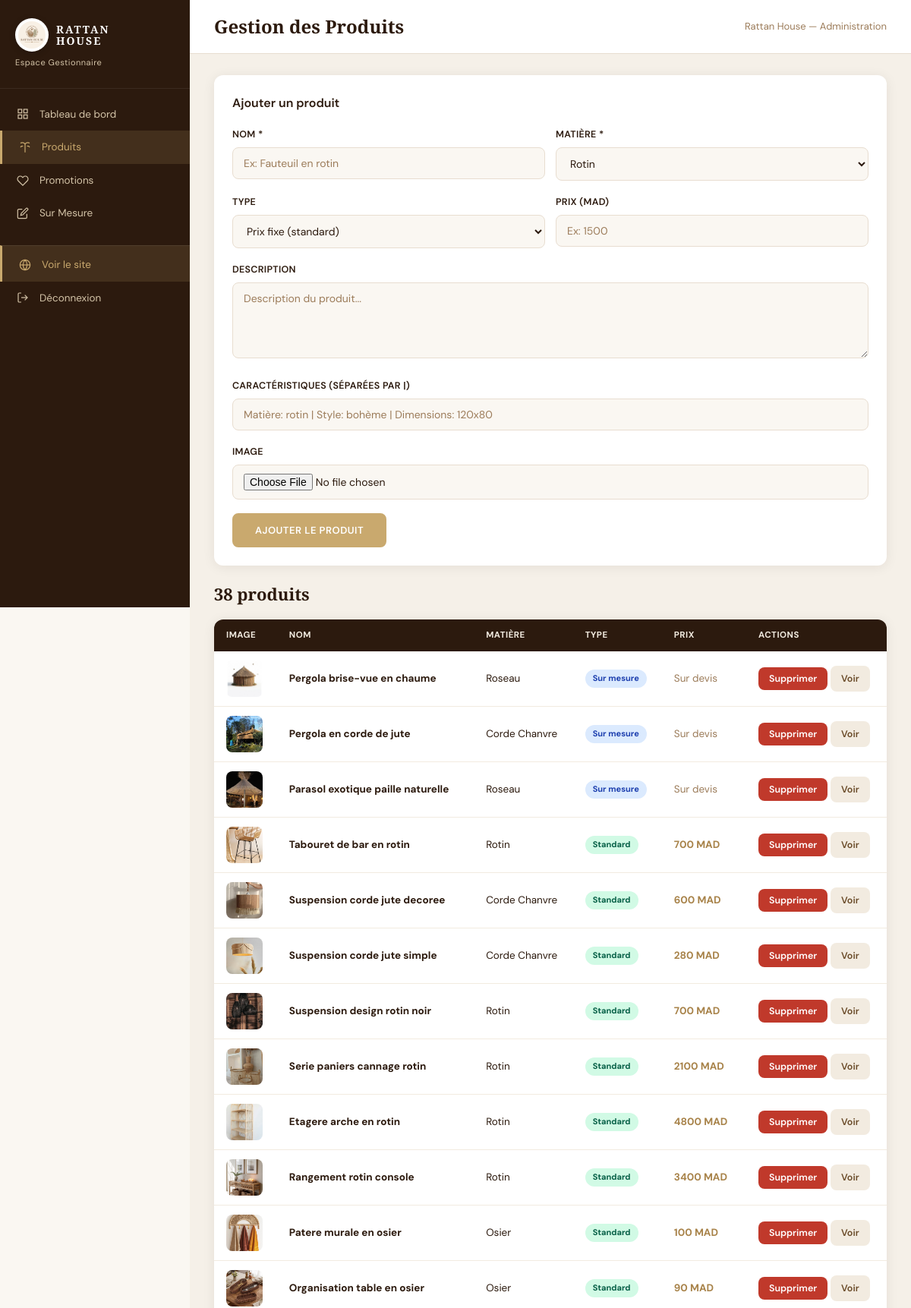
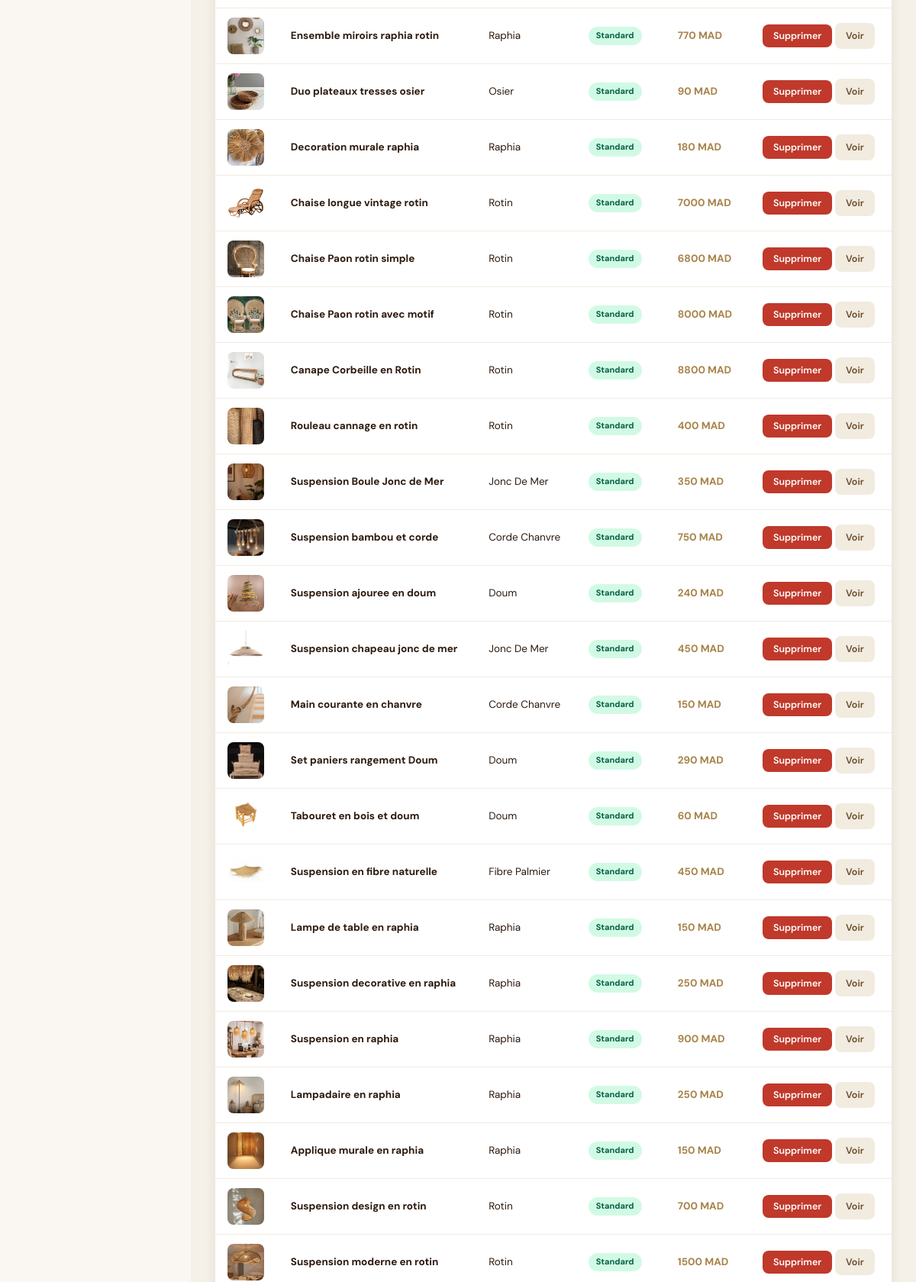
Page /admin/produits (signed in, upper part) on the committed database (2 pictures, top to bottom).
### app.py (models this page shows, shortened)
class Produit(db.Model):
    __tablename__ = 'produit'
    id               = db.Column(db.Integer, primary_key=True)
    nom              = db.Column(db.String(200), nullable=False)
    matiere          = db.Column(db.String(50))
    description      = db.Column(db.Text)
    caracteristiques = db.Column(db.Text)
    image            = db.Column(db.String(300))
    estActif         = db.Column(db.Boolean, default=True)
    type_produit     = db.Column(db.String(20), default='standard')
    date_ajout       = db.Column(db.DateTime, default=datetime.utcnow)
    prixAffiche        = db.Column(db.Float, nullable=True)
    promotionAppliquee = db.Column(db.Float, nullable=True, default=0)
    nouveauPrix        = db.Column(db.Float, nullable=True)
    necessiteDevis = db.Column(db.Boolean, default=False)
    __mapper_args__ = {'polymorphic_on': type_produit, 'polymorphic_identity': 'produit'}

class ProduitStandard(Produit):
    __mapper_args__ = {'polymorphic_identity': 'standard'}

### app.py (the view)
@app.route('/admin/produits')
@admin_required
def admin_produits():
    produits = Produit.query.filter_by(estActif=True).order_by(Produit.date_ajout.desc()).all()
    return render_template('admin/produits.html', produits=produits, unread=0)

### app.py (called while the page is built)
def admin_required(f):
    @wraps(f)
    def dec(*a, **kw):
        if session.get('user_role') != 'admin':
            return redirect(url_for('connexion'))
        return f(*a, **kw)
    return dec

### templates/admin/produits.html (shortened to what this page needs)
{% extends "admin/base_admin.html" %}
{% block page_title %}Gestion des Produits{% endblock %}
{% block admin_content %}
<div class="admin-card">
  <h3>Ajouter un produit</h3>
  <form id="newProdForm" enctype="multipart/form-data">
    <div class="form-row">
      <div class="form-group"><label>Nom *</label><input type="text" name="nom" class="form-control" required placeholder="Ex: Fauteuil en rotin"></div>
      <div class="form-group"><label>Matière *</label><select name="matiere" class="form-control" required><option value="rotin">Rotin</option></select></div>
    </div>
    <div class="form-row">
      <div class="form-group"><label>Type</label><select name="type_produit" id="typeProduit" class="form-control" onchange="togglePrixField()"><option value="standard">Prix fixe (standard)</option><option value="mesure">Sur mesure (devis)</option></select></div>
      <div class="form-group" id="prixField"><label>Prix (MAD)</label><input type="number" name="prix" class="form-control" placeholder="Ex: 1500" min="0"></div>
    </div>
    <div class="form-group"><label>Description</label><textarea name="description" class="form-control" rows="3" placeholder="Description du produit..."></textarea></div>
    <div class="form-group"><label>Caractéristiques (séparées par |)</label><input type="text" name="caracteristiques" class="form-control" placeholder="Matière: rotin | Style: bohème | Dimensions: 120x80"></div>
    <div class="form-group"><label>Image</label><input type="file" name="image" accept="image/*" class="form-control"></div>
    <button type="button" onclick="soumettreNouveauProduit()" class="btn-primary">Ajouter le produit</button>
  </form>
</div>
<h2 style="font-family:var(--font-display);font-size:22px;color:var(--espresso);margin-bottom:16px">{{ produits|length }} produits</h2>
<table class="admin-table">
  <thead><tr><th>Image</th><th>Nom</th><th>Matière</th><th>Type</th><th>Prix</th><th>Actions</th></tr></thead>
  <tbody>
    {% for p in produits %}
    <tr>
      <td>{% if p.image %}<img src="{{ url_for('static', filename='uploads/'+p.image) }}" style="width:48px;height:48px;object-fit:cover;border-radius:8px">{% else %}<div style="width:48px;height:48px;background:var(--beige);border-radius:8px;display:flex;align-items:center;justify-content:center;font-size:20px">🌿</div>{% endif %}</td>
      <td><strong>{{ p.nom[:35] }}</strong></td>
      <td>{{ p.matiere|replace('_',' ')|title if p.matiere else '—' }}</td>
      <td><span class="badge {% if p.type_produit=='mesure' %}badge-blue{% else %}badge-ok{% endif %}">{{ 'Sur mesure' if p.type_produit=='mesure' else 'Standard' }}</span></td>
      <td>{% if p.prixAffiche %}<strong style="color:var(--gold-dark)">{{ "%.0f"|format(p.prixAffiche) }} MAD</strong>{% else %}<span style="color:var(--text-light)">Sur devis</span>{% endif %}</td>
      <td><button onclick="supprimerProduit({{ p.id }})" class="btn-sm btn-sm-red">Supprimer</button> <a href="/produit/{{ p.id }}" target="_blank" class="btn-sm" style="background:var(--beige);color:var(--brown);border-radius:var(--radius-sm);display:inline-block;padding:7px 14px;font-size:12.5px;font-weight:600">Voir</a></td>
    </tr>
    {% endfor %}
  </tbody>
</table>
{% endblock %}

### static/css/style.css (style rules this page uses)
:root { --cream: #FAF7F2; --beige: #F2EBE0; --beige2: #E8DDD0; --sand: #D4C4A8; --gold: #C9A96E; --gold-dark: #A8834A; --brown: #6B4C2A; --espresso: #2C1A0E; --white: #FFFFFF; --text: #2C1A0E; --text-mid: #6B4C2A; --text-light: #9C7C5A; --green: #5A6B4A; --red: #C0392B; --font-display: 'Cormorant Garamond', Georgia, serif; --font-body: 'DM Sans', sans-serif; --radius-sm: 8px; --radius: 12px; --radius-lg: 20px; --shadow: 0 2px 16px rgba(44,26,14,0.08); --shadow-lg: 0 8px 40px rgba(44,26,14,0.14); --transition: 0.28s cubic-bezier(0.4,0,0.2,1); --navbar-h: 72px; }
*, *::before, *::after { box-sizing: border-box; margin: 0; padding: 0; }
html { scroll-behavior: smooth; }
body { font-family: var(--font-body); background: var(--cream); color: var(--text); line-height: 1.6; overflow-x: hidden; }
a { text-decoration: none; color: inherit; }
img { max-width: 100%; display: block; }
button { cursor: pointer; border: none; background: none; font-family: inherit; }
input, textarea, select { font-family: inherit; }
.btn-primary { display: inline-flex; align-items: center; justify-content: center; gap: 8px; background: var(--gold); color: var(--white); padding: 12px 28px; border-radius: var(--radius-sm); font-size: 13px; font-weight: 600; letter-spacing: 0.5px; text-transform: uppercase; transition: var(--transition); border: 2px solid var(--gold); }
.form-group { margin-bottom: 18px; }
.form-group label { display: block; font-size: 12.5px; font-weight: 600; color: var(--text); margin-bottom: 7px; letter-spacing: 0.3px; text-transform: uppercase; }
.form-control { width: 100%; padding: 11px 14px; border: 1.5px solid var(--beige2); border-radius: var(--radius-sm); background: var(--cream); color: var(--text); font-size: 14px; outline: none; transition: var(--transition); }
.form-control::placeholder { color: var(--text-light); }
textarea.form-control { resize: vertical; min-height: 100px; }
.form-row { display: grid; grid-template-columns: 1fr 1fr; gap: 14px; }
.admin-table { width: 100%; border-collapse: collapse; background: white; border-radius: var(--radius); overflow: hidden; box-shadow: var(--shadow); }
.admin-table th { background: var(--espresso); color: var(--beige); padding: 12px 16px; font-size: 11.5px; font-weight: 700; text-align: left; letter-spacing: 0.5px; text-transform: uppercase; }
.admin-table td { padding: 12px 16px; border-bottom: 1px solid var(--beige); font-size: 13.5px; vertical-align: middle; }
.admin-card { background: white; border-radius: var(--radius); padding: 24px; box-shadow: var(--shadow); margin-bottom: 20px; }
.admin-card h3 { font-size: 16px; font-weight: 600; color: var(--espresso); margin-bottom: 18px; }
.badge { display: inline-block; padding: 3px 10px; border-radius: 50px; font-size: 11px; font-weight: 700; }
.badge-ok { background: #d1fae5; color: #065f46; }
.badge-blue { background: #dbeafe; color: #1e40af; }
.btn-sm { padding: 7px 14px; border-radius: var(--radius-sm); font-size: 12.5px; font-weight: 600; cursor: pointer; border: none; transition: var(--transition); }
.btn-sm-red { background: var(--red); color: white; }

### rows in the picture
ProduitStandard: image (picture), nom "Pergola brise-vue en chaume", matiere "Roseau", type_produit "Sur mesure", shows "Sur devis"
ProduitStandard: image (picture), nom "Pergola en corde de jute", matiere "Corde Chanvre", type_produit "Sur mesure", shows "Sur devis"
ProduitStandard: image (picture), nom "Parasol exotique paille naturelle", matiere "Roseau", type_produit "Sur mesure", shows "Sur devis"
ProduitStandard: image (picture), nom "Tabouret de bar en rotin", matiere "Rotin", type_produit "Standard", prixAffiche "700"
ProduitStandard: image (picture), nom "Suspension corde jute decoree", matiere "Corde Chanvre", type_produit "Standard", prixAffiche "600"
ProduitStandard: image (picture), nom "Suspension corde jute simple", matiere "Corde Chanvre", type_produit "Standard", prixAffiche "280"
ProduitStandard: image (picture), nom "Suspension design rotin noir", matiere "Rotin", type_produit "Standard", prixAffiche "700"
ProduitStandard: image (picture), nom "Serie paniers cannage rotin", matiere "Rotin", type_produit "Standard", prixAffiche "2100"
ProduitStandard: image (picture), nom "Etagere arche en rotin", matiere "Rotin", type_produit "Standard", prixAffiche "4800"
ProduitStandard: image (picture), nom "Rangement rotin console", matiere "Rotin", type_produit "Standard", prixAffiche "3400"
ProduitStandard: image (picture), nom "Patere murale en osier", matiere "Osier", type_produit "Standard", prixAffiche "100"
ProduitStandard: image (picture), nom "Organisation table en osier", matiere "Osier", type_produit "Standard", prixAffiche "90"
ProduitStandard: image (picture), nom "Ensemble miroirs raphia rotin", matiere "Raphia", type_produit "Standard", prixAffiche "770"
ProduitStandard: image (picture), nom "Duo plateaux tresses osier", matiere "Osier", type_produit "Standard", prixAffiche "90"
ProduitStandard: image (picture), nom "Decoration murale raphia", matiere "Raphia", type_produit "Standard", prixAffiche "180"
ProduitStandard: image (picture), nom "Chaise longue vintage rotin", matiere "Rotin", type_produit "Standard", prixAffiche "7000"
ProduitStandard: image (picture), nom "Chaise Paon rotin simple", matiere "Rotin", type_produit "Standard", prixAffiche "6800"
ProduitStandard: image (picture), nom "Chaise Paon rotin avec motif", matiere "Rotin", type_produit "Standard", prixAffiche "8000"
ProduitStandard: image (picture), nom "Canape Corbeille en Rotin", matiere "Rotin", type_produit "Standard", prixAffiche "8800"
ProduitStandard: image (picture), nom "Rouleau cannage en rotin", matiere "Rotin", type_produit "Standard", prixAffiche "400"
ProduitStandard: image (picture), nom "Suspension Boule Jonc de Mer", matiere "Jonc De Mer", type_produit "Standard", prixAffiche "350"
ProduitStandard: image (picture), nom "Suspension bambou et corde", matiere "Corde Chanvre", type_produit "Standard", prixAffiche "750"
ProduitStandard: image (picture), nom "Suspension ajouree en doum", matiere "Doum", type_produit "Standard", prixAffiche "240"
ProduitStandard: image (picture), nom "Suspension chapeau jonc de mer", matiere "Jonc De Mer", type_produit "Standard", prixAffiche "450"
ProduitStandard: image (picture), nom "Main courante en chanvre", matiere "Corde Chanvre", type_produit "Standard", prixAffiche "150"
ProduitStandard: image (picture), nom "Set paniers rangement Doum", matiere "Doum", type_produit "Standard", prixAffiche "290"
ProduitStandard: image (picture), nom "Tabouret en bois et doum", matiere "Doum", type_produit "Standard", prixAffiche "60"
ProduitStandard: image (picture), nom "Suspension en fibre naturelle", matiere "Fibre Palmier", type_produit "Standard", prixAffiche "450"
ProduitStandard: image (picture), nom "Lampe de table en raphia", matiere "Raphia", type_produit "Standard", prixAffiche "150"
ProduitStandard: image (picture), nom "Suspension decorative en raphia", matiere "Raphia", type_produit "Standard", prixAffiche "250"
ProduitStandard: image (picture), nom "Suspension en raphia", matiere "Raphia", type_produit "Standard", prixAffiche "900"
ProduitStandard: image (picture), nom "Lampadaire en raphia", matiere "Raphia", type_produit "Standard", prixAffiche "250"
ProduitStandard: image (picture), nom "Applique murale en raphia", matiere "Raphia", type_produit "Standard", prixAffiche "150"
ProduitStandard: image (picture), nom "Suspension design en rotin", matiere "Rotin", type_produit "Standard", prixAffiche "700"
ProduitStandard: image (picture), nom "Suspension moderne en rotin", matiere "Rotin", type_produit "Standard", prixAffiche "1500"

### other values in the picture
{{ produits|length }} "38"
